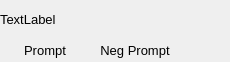
<?xml version="1.0" encoding="UTF-8"?>
<ui version="4.0">
 <class>Form</class>
 <widget class="QWidget" name="Form">
  <property name="geometry">
   <rect>
    <x>0</x>
    <y>0</y>
    <width>230</width>
    <height>62</height>
   </rect>
  </property>
  <property name="windowTitle">
   <string>Form</string>
  </property>
  <layout class="QGridLayout" name="gridLayout_2">
   <property name="leftMargin">
    <number>0</number>
   </property>
   <property name="topMargin">
    <number>0</number>
   </property>
   <property name="rightMargin">
    <number>0</number>
   </property>
   <property name="bottomMargin">
    <number>0</number>
   </property>
   <property name="spacing">
    <number>0</number>
   </property>
   <item row="2" column="1">
    <widget class="QPushButton" name="to_negative_prompt_button">
     <property name="minimumSize">
      <size>
       <width>90</width>
       <height>0</height>
      </size>
     </property>
     <property name="font">
      <font>
       <pointsize>10</pointsize>
      </font>
     </property>
     <property name="text">
      <string>Neg Prompt</string>
     </property>
     <property name="flat">
      <bool>true</bool>
     </property>
    </widget>
   </item>
   <item row="2" column="0">
    <widget class="QPushButton" name="to_prompt_button">
     <property name="minimumSize">
      <size>
       <width>90</width>
       <height>0</height>
      </size>
     </property>
     <property name="font">
      <font>
       <pointsize>10</pointsize>
      </font>
     </property>
     <property name="text">
      <string>Prompt</string>
     </property>
     <property name="flat">
      <bool>true</bool>
     </property>
    </widget>
   </item>
   <item row="1" column="0" colspan="2">
    <widget class="QLabel" name="label">
     <property name="font">
      <font>
       <pointsize>10</pointsize>
      </font>
     </property>
     <property name="text">
      <string>TextLabel</string>
     </property>
    </widget>
   </item>
   <item row="2" column="2">
    <spacer name="horizontalSpacer">
     <property name="orientation">
      <enum>Qt::Horizontal</enum>
     </property>
     <property name="sizeHint" stdset="0">
      <size>
       <width>40</width>
       <height>20</height>
      </size>
     </property>
    </spacer>
   </item>
  </layout>
 </widget>
 <resources/>
 <connections/>
</ui>
